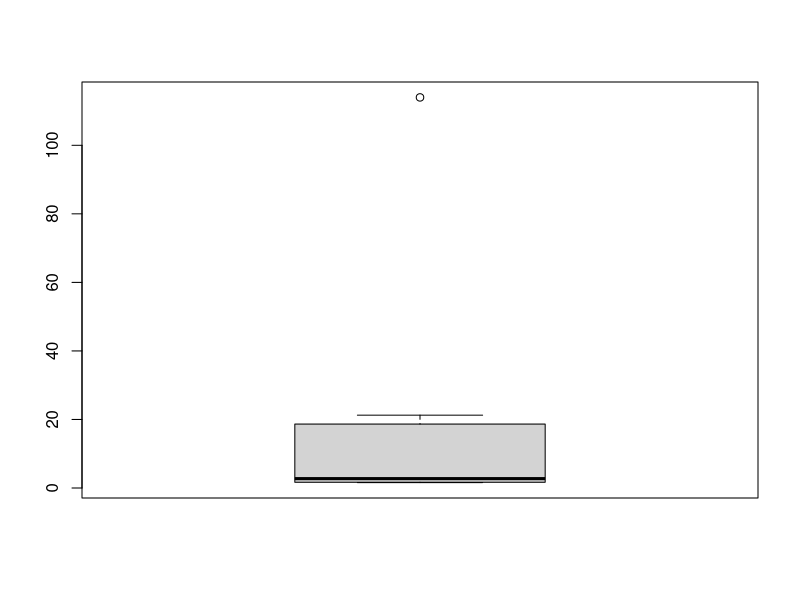

The R source for this figure:


E=runif(min = 0,max = 20,10)
lambda=runif(min = 0,max = 2,10)
V=30
C=runif(min = 0,max = 20000,10)

  Cs<-0.05*C
  
 time_safe=function(Cs,C,E,lambda,V) {
  Ts<-log((Cs-E/(lambda*V))/(C-E/(lambda*V)))/(-lambda)
  return(Ts)
 }  
 
 p<-c()
 
for (i in 1:10) {
  p[i]<-time_safe(Cs,C,E[i],lambda,V)
  print(p)
}
 #time_safe(Cs,C,E,lambda,V)

 p<-log((Cs-E/(lambda*V))/(C-E/(lambda*V)))/(-lambda)
boxplot(p) 

